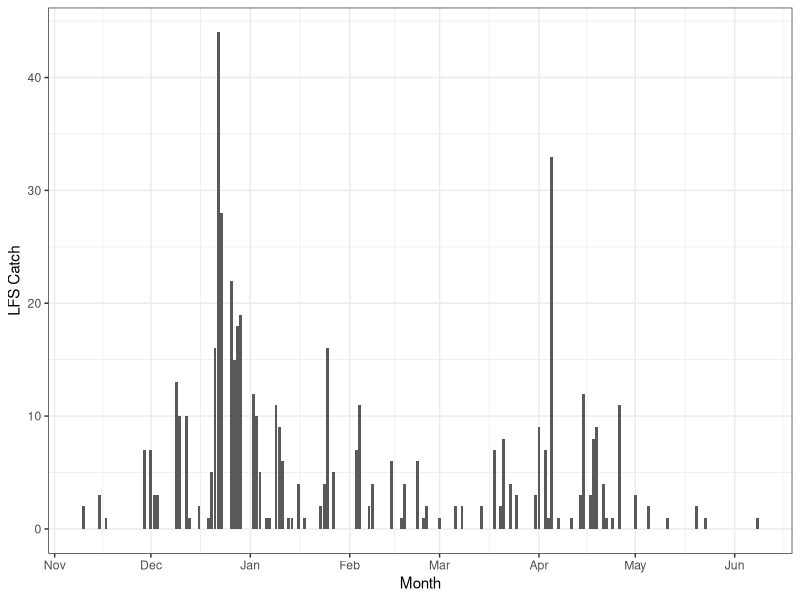
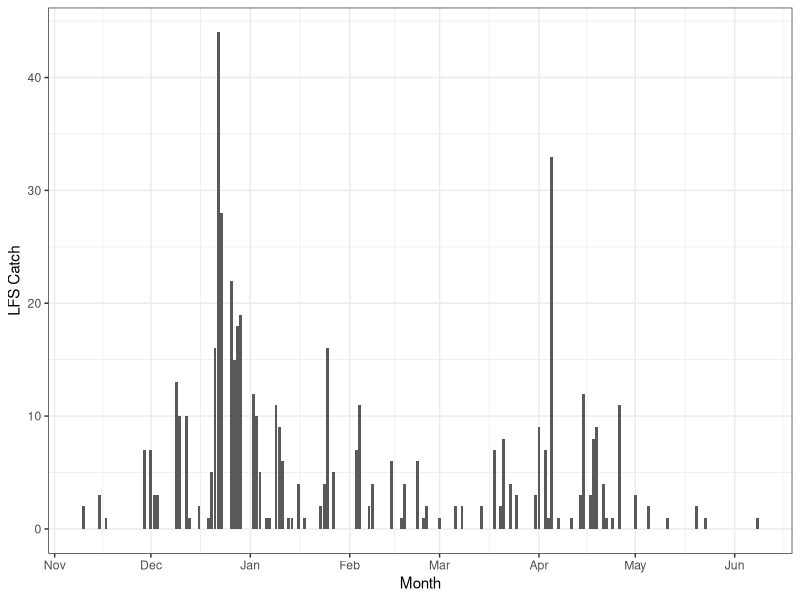

Source code (R) for these figures, in order:
## ---- chunk 1
library(tidyverse)
library(lubridate)
## ---- chunk 2
chipps <- read.csv("Chipps Island Trawls LFS oct2021-june2022.csv", stringsAsFactors = F)
chipps$SampleDate<-mdy(chipps$SampleDate)
chipps$CatchCount<-as.numeric(chipps$CatchCount)

#filter to >60mm
chipps.ad <- filter(chipps, ForkLength >= 60)

#plot catch over time
ggplot(data=chipps.ad, aes(x=SampleDate, y=CatchCount)) +
    geom_bar(stat="identity") +
    theme_bw() +
    ylab("LFS Catch") +
    xlab("Month") +
    scale_x_date(date_breaks = "1 month", date_labels = "%b")

ggsave("chipps_plot.png", height=4, width=7, units="in")
## ---- chunk 3

## ---- chunk 4

## ---- chunk 5

## ---- chunk 6

## ---- chunk 7

## ---- chunk 8

